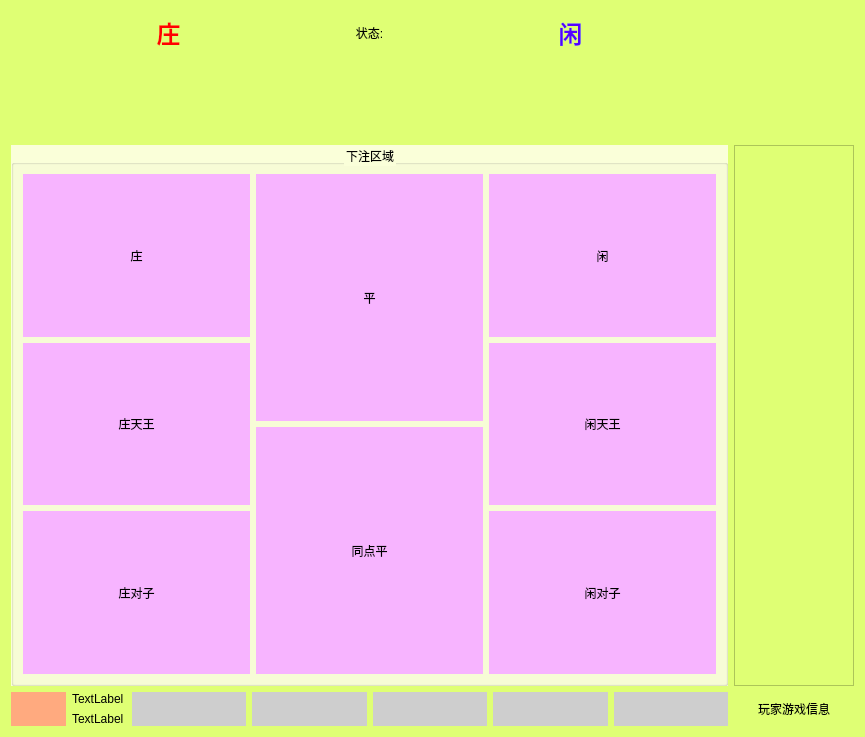
<?xml version="1.0" encoding="UTF-8"?>
<ui version="4.0">
 <class>BaccaratUI</class>
 <widget class="QWidget" name="BaccaratUI">
  <property name="geometry">
   <rect>
    <x>0</x>
    <y>0</y>
    <width>865</width>
    <height>737</height>
   </rect>
  </property>
  <property name="windowTitle">
   <string>Form</string>
  </property>
  <property name="styleSheet">
   <string notr="true">background-color: rgb(223, 255, 116);</string>
  </property>
  <layout class="QGridLayout" name="gridLayout_3">
   <item row="0" column="0">
    <widget class="QLabel" name="label_banker">
     <property name="minimumSize">
      <size>
       <width>0</width>
       <height>25</height>
      </size>
     </property>
     <property name="text">
      <string>&lt;html&gt;&lt;head/&gt;&lt;body&gt;&lt;p&gt;&lt;span style=&quot; font-size:18pt; font-weight:600; color:#ff0000;&quot;&gt;庄&lt;/span&gt;&lt;/p&gt;&lt;/body&gt;&lt;/html&gt;</string>
     </property>
     <property name="alignment">
      <set>Qt::AlignCenter</set>
     </property>
    </widget>
   </item>
   <item row="0" column="1">
    <widget class="QLabel" name="label_State">
     <property name="minimumSize">
      <size>
       <width>0</width>
       <height>44</height>
      </size>
     </property>
     <property name="maximumSize">
      <size>
       <width>75</width>
       <height>16777215</height>
      </size>
     </property>
     <property name="text">
      <string>状态:</string>
     </property>
     <property name="alignment">
      <set>Qt::AlignCenter</set>
     </property>
    </widget>
   </item>
   <item row="0" column="2">
    <widget class="QLabel" name="label_player">
     <property name="minimumSize">
      <size>
       <width>0</width>
       <height>25</height>
      </size>
     </property>
     <property name="text">
      <string>&lt;html&gt;&lt;head/&gt;&lt;body&gt;&lt;p&gt;&lt;span style=&quot; font-size:18pt; font-weight:600; color:#5500ff;&quot;&gt;闲&lt;/span&gt;&lt;/p&gt;&lt;/body&gt;&lt;/html&gt;</string>
     </property>
     <property name="alignment">
      <set>Qt::AlignCenter</set>
     </property>
    </widget>
   </item>
   <item row="0" column="3" rowspan="3">
    <layout class="QHBoxLayout" name="horizontalLayout_Logo">
     <item>
      <widget class="QLabel" name="label_15">
       <property name="maximumSize">
        <size>
         <width>120</width>
         <height>170</height>
        </size>
       </property>
       <property name="text">
        <string/>
       </property>
       <property name="pixmap">
        <pixmap resource="../../../../../src/element.qrc">:/img/baccarat/baijiale.png</pixmap>
       </property>
       <property name="scaledContents">
        <bool>true</bool>
       </property>
       <property name="alignment">
        <set>Qt::AlignCenter</set>
       </property>
      </widget>
     </item>
    </layout>
   </item>
   <item row="2" column="0" colspan="3">
    <widget class="QFrame" name="horizontalFrame">
     <layout class="QHBoxLayout" name="horizontalLayout_2">
      <item>
       <widget class="UICard" name="poker_1">
        <property name="maximumSize">
         <size>
          <width>70</width>
          <height>80</height>
         </size>
        </property>
        <property name="autoFillBackground">
         <bool>false</bool>
        </property>
       </widget>
      </item>
      <item>
       <widget class="UICard" name="poker_2">
        <property name="maximumSize">
         <size>
          <width>70</width>
          <height>80</height>
         </size>
        </property>
        <property name="autoFillBackground">
         <bool>false</bool>
        </property>
       </widget>
      </item>
      <item>
       <widget class="UICard" name="poker_3">
        <property name="maximumSize">
         <size>
          <width>70</width>
          <height>80</height>
         </size>
        </property>
        <property name="autoFillBackground">
         <bool>false</bool>
        </property>
       </widget>
      </item>
      <item>
       <widget class="QLabel" name="label_Number">
        <property name="maximumSize">
         <size>
          <width>100</width>
          <height>80</height>
         </size>
        </property>
        <property name="text">
         <string/>
        </property>
        <property name="pixmap">
         <pixmap resource="../../../../../src/element.qrc">:/img/number/ddz_result_base_winstrea_0.png</pixmap>
        </property>
        <property name="scaledContents">
         <bool>true</bool>
        </property>
       </widget>
      </item>
      <item>
       <widget class="UICard" name="poker_4">
        <property name="maximumSize">
         <size>
          <width>70</width>
          <height>80</height>
         </size>
        </property>
        <property name="autoFillBackground">
         <bool>false</bool>
        </property>
       </widget>
      </item>
      <item>
       <widget class="UICard" name="poker_5">
        <property name="maximumSize">
         <size>
          <width>70</width>
          <height>80</height>
         </size>
        </property>
        <property name="autoFillBackground">
         <bool>false</bool>
        </property>
       </widget>
      </item>
      <item>
       <widget class="UICard" name="poker_6">
        <property name="maximumSize">
         <size>
          <width>70</width>
          <height>80</height>
         </size>
        </property>
        <property name="autoFillBackground">
         <bool>false</bool>
        </property>
       </widget>
      </item>
     </layout>
    </widget>
   </item>
   <item row="3" column="0" colspan="3">
    <widget class="QGroupBox" name="groupBox">
     <property name="minimumSize">
      <size>
       <width>600</width>
       <height>350</height>
      </size>
     </property>
     <property name="baseSize">
      <size>
       <width>600</width>
       <height>350</height>
      </size>
     </property>
     <property name="styleSheet">
      <string notr="true">background-color: rgb(250, 255, 217);</string>
     </property>
     <property name="title">
      <string>下注区域</string>
     </property>
     <property name="alignment">
      <set>Qt::AlignCenter</set>
     </property>
     <layout class="QGridLayout" name="gridLayout">
      <item row="0" column="0">
       <widget class="UIBetArea" name="label_Zhuang">
        <property name="cursor">
         <cursorShape>ArrowCursor</cursorShape>
        </property>
        <property name="styleSheet">
         <string notr="true">background-color: rgb(247, 180, 255);</string>
        </property>
        <property name="text">
         <string>庄</string>
        </property>
        <property name="alignment">
         <set>Qt::AlignCenter</set>
        </property>
        <property name="wordWrap">
         <bool>false</bool>
        </property>
       </widget>
      </item>
      <item row="0" column="2">
       <widget class="UIBetArea" name="label_Xian">
        <property name="cursor">
         <cursorShape>ArrowCursor</cursorShape>
        </property>
        <property name="styleSheet">
         <string notr="true">background-color: rgb(247, 180, 255);</string>
        </property>
        <property name="text">
         <string>闲</string>
        </property>
        <property name="alignment">
         <set>Qt::AlignCenter</set>
        </property>
        <property name="wordWrap">
         <bool>false</bool>
        </property>
       </widget>
      </item>
      <item row="1" column="0">
       <widget class="UIBetArea" name="label_ZTW">
        <property name="cursor">
         <cursorShape>ArrowCursor</cursorShape>
        </property>
        <property name="styleSheet">
         <string notr="true">background-color: rgb(247, 180, 255);</string>
        </property>
        <property name="text">
         <string>庄天王</string>
        </property>
        <property name="alignment">
         <set>Qt::AlignCenter</set>
        </property>
        <property name="wordWrap">
         <bool>false</bool>
        </property>
       </widget>
      </item>
      <item row="1" column="2">
       <widget class="UIBetArea" name="label_XTW">
        <property name="cursor">
         <cursorShape>ArrowCursor</cursorShape>
        </property>
        <property name="styleSheet">
         <string notr="true">background-color: rgb(247, 180, 255);</string>
        </property>
        <property name="text">
         <string>闲天王</string>
        </property>
        <property name="alignment">
         <set>Qt::AlignCenter</set>
        </property>
        <property name="wordWrap">
         <bool>false</bool>
        </property>
       </widget>
      </item>
      <item row="2" column="0">
       <widget class="UIBetArea" name="label_ZDZ">
        <property name="cursor">
         <cursorShape>ArrowCursor</cursorShape>
        </property>
        <property name="styleSheet">
         <string notr="true">background-color: rgb(247, 180, 255);</string>
        </property>
        <property name="text">
         <string>庄对子</string>
        </property>
        <property name="alignment">
         <set>Qt::AlignCenter</set>
        </property>
        <property name="wordWrap">
         <bool>false</bool>
        </property>
       </widget>
      </item>
      <item row="2" column="2">
       <widget class="UIBetArea" name="label_XDZ">
        <property name="cursor">
         <cursorShape>ArrowCursor</cursorShape>
        </property>
        <property name="styleSheet">
         <string notr="true">background-color: rgb(247, 180, 255);</string>
        </property>
        <property name="text">
         <string>闲对子</string>
        </property>
        <property name="alignment">
         <set>Qt::AlignCenter</set>
        </property>
        <property name="wordWrap">
         <bool>false</bool>
        </property>
       </widget>
      </item>
      <item row="0" column="1" rowspan="3">
       <layout class="QVBoxLayout" name="verticalLayout">
        <item>
         <widget class="UIBetArea" name="label_Ping">
          <property name="cursor">
           <cursorShape>ArrowCursor</cursorShape>
          </property>
          <property name="styleSheet">
           <string notr="true">background-color: rgb(247, 180, 255);</string>
          </property>
          <property name="text">
           <string>平</string>
          </property>
          <property name="alignment">
           <set>Qt::AlignCenter</set>
          </property>
          <property name="wordWrap">
           <bool>false</bool>
          </property>
         </widget>
        </item>
        <item>
         <widget class="UIBetArea" name="label_TDP">
          <property name="cursor">
           <cursorShape>ArrowCursor</cursorShape>
          </property>
          <property name="styleSheet">
           <string notr="true">background-color: rgb(247, 180, 255);</string>
          </property>
          <property name="text">
           <string>同点平</string>
          </property>
          <property name="alignment">
           <set>Qt::AlignCenter</set>
          </property>
          <property name="wordWrap">
           <bool>false</bool>
          </property>
         </widget>
        </item>
       </layout>
      </item>
     </layout>
    </widget>
   </item>
   <item row="3" column="3">
    <widget class="QListView" name="listView">
     <property name="maximumSize">
      <size>
       <width>120</width>
       <height>16777215</height>
      </size>
     </property>
    </widget>
   </item>
   <item row="4" column="0" colspan="3">
    <layout class="QHBoxLayout" name="horizontalLayout">
     <item>
      <layout class="QHBoxLayout" name="horizontalLayout_3">
       <item>
        <widget class="QLabel" name="label_head">
         <property name="minimumSize">
          <size>
           <width>0</width>
           <height>0</height>
          </size>
         </property>
         <property name="maximumSize">
          <size>
           <width>120</width>
           <height>119</height>
          </size>
         </property>
         <property name="styleSheet">
          <string notr="true">background-color: rgb(255, 170, 127);</string>
         </property>
         <property name="text">
          <string/>
         </property>
         <property name="pixmap">
          <pixmap resource="../../../../../src/element.qrc">:/img/wang.jpg</pixmap>
         </property>
         <property name="scaledContents">
          <bool>true</bool>
         </property>
         <property name="alignment">
          <set>Qt::AlignCenter</set>
         </property>
        </widget>
       </item>
       <item>
        <layout class="QGridLayout" name="gridLayout_2">
         <item row="0" column="0">
          <widget class="QLabel" name="label_name">
           <property name="text">
            <string>TextLabel</string>
           </property>
          </widget>
         </item>
         <item row="1" column="0">
          <widget class="QLabel" name="label_gold">
           <property name="text">
            <string>TextLabel</string>
           </property>
          </widget>
         </item>
        </layout>
       </item>
      </layout>
     </item>
     <item>
      <widget class="QLabel" name="label_Clip1">
       <property name="maximumSize">
        <size>
         <width>16777215</width>
         <height>119</height>
        </size>
       </property>
       <property name="cursor">
        <cursorShape>PointingHandCursor</cursorShape>
       </property>
       <property name="styleSheet">
        <string notr="true">background-color: rgb(206, 206, 206);</string>
       </property>
       <property name="text">
        <string/>
       </property>
       <property name="pixmap">
        <pixmap resource="../../../../../src/element.qrc">:/img/chips/Chip_1.png</pixmap>
       </property>
       <property name="scaledContents">
        <bool>true</bool>
       </property>
       <property name="alignment">
        <set>Qt::AlignCenter</set>
       </property>
      </widget>
     </item>
     <item>
      <widget class="QLabel" name="label_Clip2">
       <property name="maximumSize">
        <size>
         <width>16777215</width>
         <height>119</height>
        </size>
       </property>
       <property name="cursor">
        <cursorShape>PointingHandCursor</cursorShape>
       </property>
       <property name="styleSheet">
        <string notr="true">background-color: rgb(206, 206, 206);</string>
       </property>
       <property name="text">
        <string/>
       </property>
       <property name="pixmap">
        <pixmap resource="../../../../../src/element.qrc">:/img/chips/Chip_5.png</pixmap>
       </property>
       <property name="scaledContents">
        <bool>true</bool>
       </property>
       <property name="alignment">
        <set>Qt::AlignCenter</set>
       </property>
      </widget>
     </item>
     <item>
      <widget class="QLabel" name="label_Clip3">
       <property name="maximumSize">
        <size>
         <width>16777215</width>
         <height>119</height>
        </size>
       </property>
       <property name="cursor">
        <cursorShape>PointingHandCursor</cursorShape>
       </property>
       <property name="styleSheet">
        <string notr="true">background-color: rgb(206, 206, 206);</string>
       </property>
       <property name="text">
        <string/>
       </property>
       <property name="pixmap">
        <pixmap resource="../../../../../src/element.qrc">:/img/chips/Chip_25.png</pixmap>
       </property>
       <property name="scaledContents">
        <bool>true</bool>
       </property>
       <property name="alignment">
        <set>Qt::AlignCenter</set>
       </property>
      </widget>
     </item>
     <item>
      <widget class="QLabel" name="label_Clip4">
       <property name="maximumSize">
        <size>
         <width>16777215</width>
         <height>119</height>
        </size>
       </property>
       <property name="cursor">
        <cursorShape>PointingHandCursor</cursorShape>
       </property>
       <property name="styleSheet">
        <string notr="true">background-color: rgb(206, 206, 206);</string>
       </property>
       <property name="text">
        <string/>
       </property>
       <property name="pixmap">
        <pixmap resource="../../../../../src/element.qrc">:/img/chips/Chip_50.png</pixmap>
       </property>
       <property name="scaledContents">
        <bool>true</bool>
       </property>
       <property name="alignment">
        <set>Qt::AlignCenter</set>
       </property>
      </widget>
     </item>
     <item>
      <widget class="QLabel" name="label_Clip5">
       <property name="maximumSize">
        <size>
         <width>16777215</width>
         <height>119</height>
        </size>
       </property>
       <property name="cursor">
        <cursorShape>PointingHandCursor</cursorShape>
       </property>
       <property name="styleSheet">
        <string notr="true">background-color: rgb(206, 206, 206);</string>
       </property>
       <property name="text">
        <string/>
       </property>
       <property name="pixmap">
        <pixmap resource="../../../../../src/element.qrc">:/img/chips/Chip_100.png</pixmap>
       </property>
       <property name="scaledContents">
        <bool>true</bool>
       </property>
       <property name="alignment">
        <set>Qt::AlignCenter</set>
       </property>
      </widget>
     </item>
    </layout>
   </item>
   <item row="4" column="3">
    <widget class="QLabel" name="label_GameInfo">
     <property name="text">
      <string>玩家游戏信息</string>
     </property>
     <property name="alignment">
      <set>Qt::AlignCenter</set>
     </property>
     <property name="wordWrap">
      <bool>true</bool>
     </property>
    </widget>
   </item>
   <item row="1" column="0" colspan="3">
    <widget class="UiTextScroll" name="label_scrollText">
     <property name="minimumSize">
      <size>
       <width>200</width>
       <height>40</height>
      </size>
     </property>
     <property name="text">
      <string/>
     </property>
     <property name="scaledContents">
      <bool>true</bool>
     </property>
    </widget>
   </item>
  </layout>
 </widget>
 <customwidgets>
  <customwidget>
   <class>UiTextScroll</class>
   <extends>QLabel</extends>
   <header>base/baseui/uitextscroll.h</header>
  </customwidget>
  <customwidget>
   <class>UIBetArea</class>
   <extends>QLabel</extends>
   <header>base/baseui/uibetarea.h</header>
  </customwidget>
  <customwidget>
   <class>UICard</class>
   <extends>QLabel</extends>
   <header location="global">base/baseui/uicard.h</header>
   <container>1</container>
  </customwidget>
 </customwidgets>
 <resources>
  <include location="../../../../../src/element.qrc"/>
 </resources>
 <connections/>
</ui>
